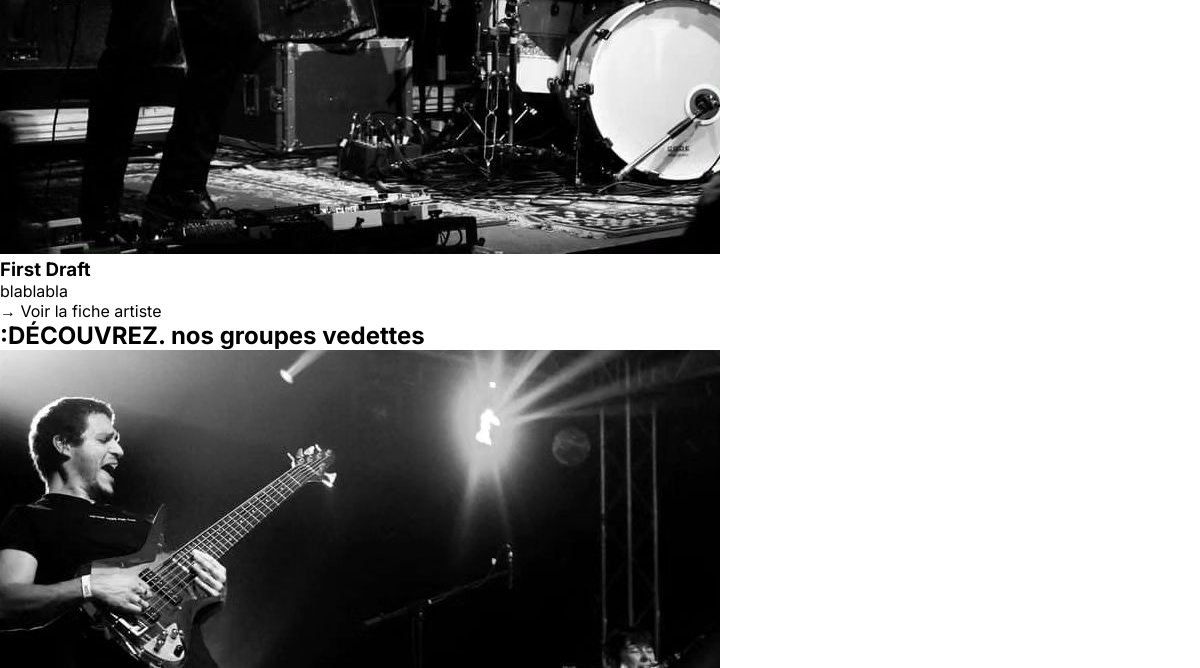
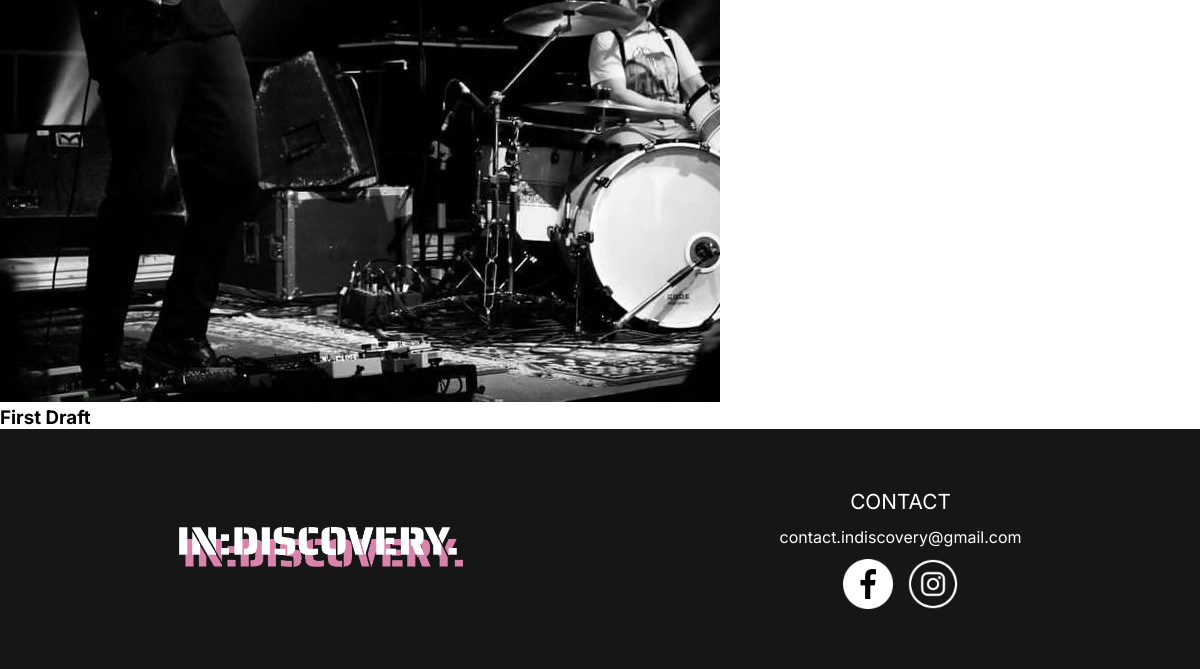
The page /php/index.php (lower part) on the database as committed earlier (2 pictures, top to bottom).
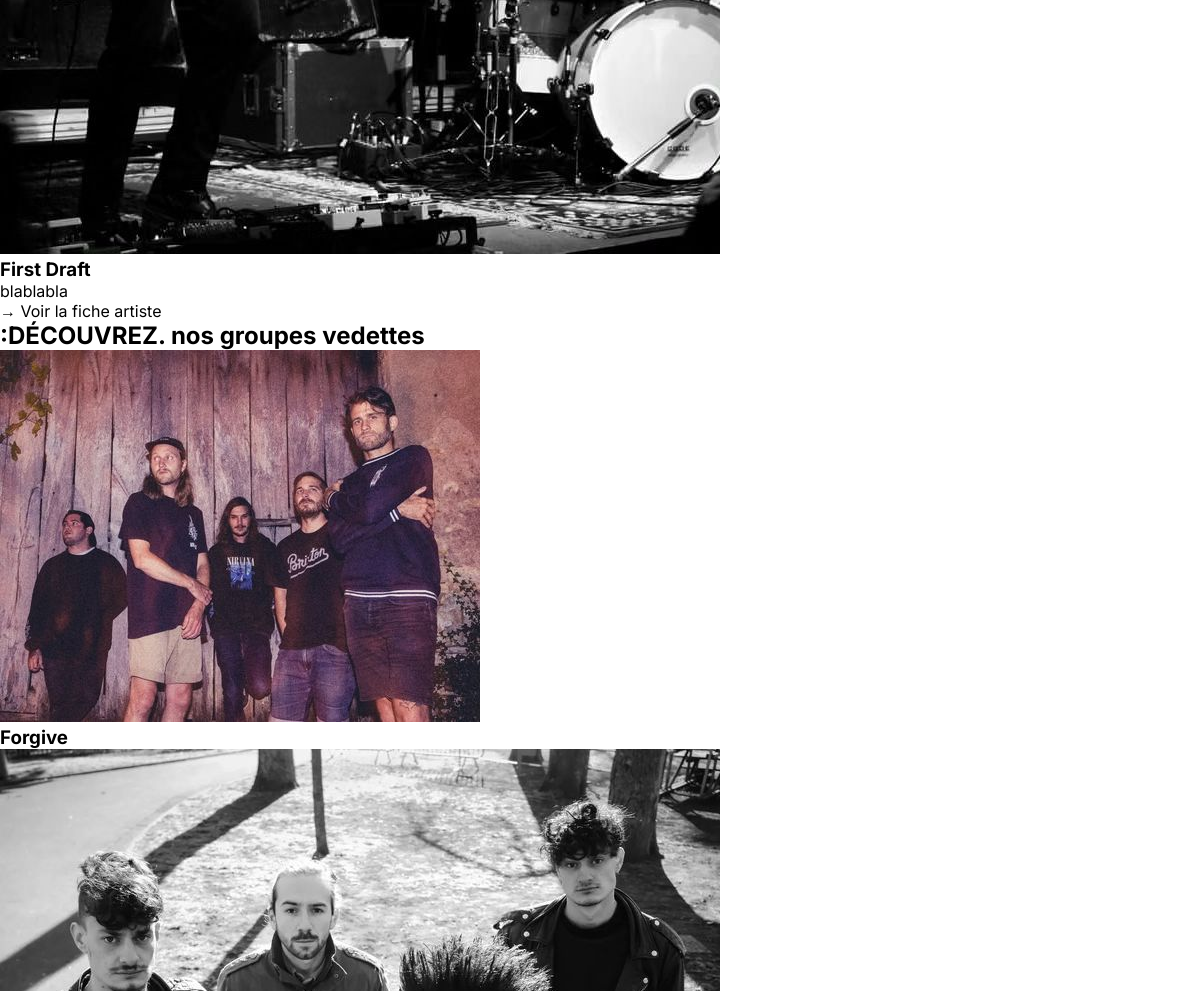
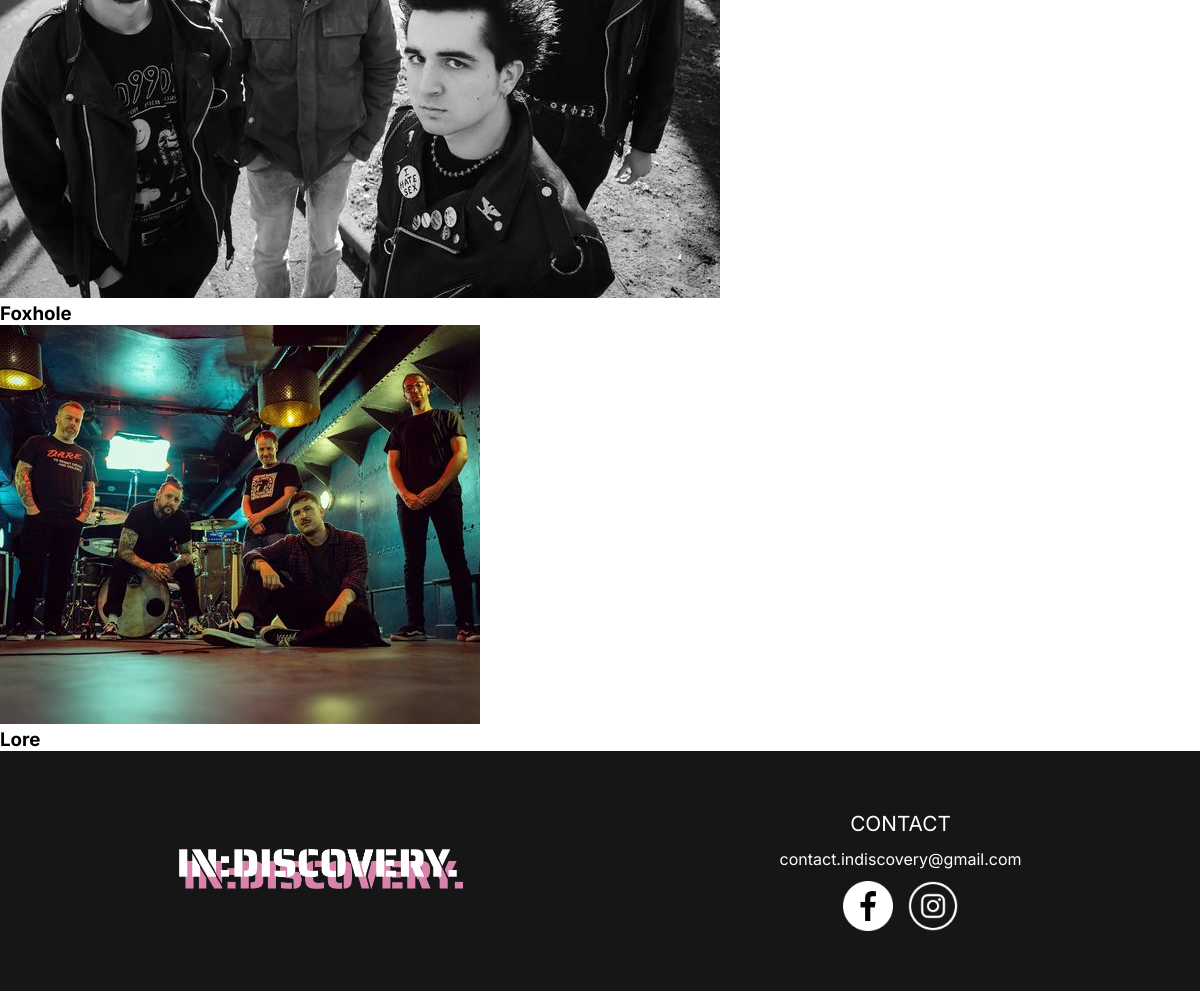
The same page on the database as committed later (2 pictures, top to bottom).
### tables this page shows
CREATE TABLE `artistes` (
  `id_artiste` int NOT NULL,
  `nom` varchar(255) NOT NULL,
  `id_genre` int NOT NULL,
  `location` varchar(255) NOT NULL,
  `description` text NOT NULL,
  `photo` varchar(255) NOT NULL,
  `reseaux_sociaux` text NOT NULL,
  `decouverte` tinyint(1) NOT NULL,
  `cdc` tinyint(1) NOT NULL
);

### php/index.php (the view, shortened to what this page needs)
<?php
require_once("connect.php");
?>
<!DOCTYPE html>
<html lang="en">
<head>
    <link rel="stylesheet" href="index.css">
</head>
<body>
    <main>
       <section id="cdc">
        <article id="cdc-container">
            <figure id="cdc-content">
<?
$sql = "SELECT id_artiste, nom, description, photo FROM artistes WHERE cdc = 1";
$stmt = $db->query($sql);
if ($stmt->rowCount() > 0) {
    while ($row = $stmt->fetch(PDO::FETCH_ASSOC)) {
        echo "<div class='artist'>
                <img src='" . htmlspecialchars($row['photo']) . "' alt='" . htmlspecialchars($row['nom']) . "'>
                <h3>" . htmlspecialchars($row['nom']) . "</h3>
                <p>" . htmlspecialchars($row['description']) . "</p>
                <a href='artistes.php?id=" . htmlspecialchars($row['id_artiste']) . "'>→ Voir la fiche artiste</a>
              </div>";
    }
} else {
    echo "Aucun résultat";
} ?>
            </figure>
        </article>
       </section>
       <section id="decouvrez">
        <article id="decouvrez-container">
            <h2>:DÉCOUVREZ. nos groupes vedettes</h2>
            <figure id="decouvrez-content">
                <?
$sql2 = "SELECT id_artiste, nom, photo FROM artistes WHERE decouverte = 1 LIMIT 3";
$stmt2 = $db->query($sql2);
if ($stmt2->rowCount() > 0) {
    while ($row2 = $stmt2->fetch(PDO::FETCH_ASSOC)) {
        echo "<div class='artist'>
                <a href='artistes.php?id=" . htmlspecialchars($row2['id_artiste']) . "'>
                    <img src='" . htmlspecialchars($row2['photo']) . "' alt='" . htmlspecialchars($row2['nom']) . "'>
                    <h3>" . htmlspecialchars($row2['nom']) . "</h3>
                </a>
              </div>";
    }
} else {
    echo "Aucun résultat";
}
?>
            </figure>
        </article>
       </section>
    </main>
    <footer>
        <div class="section-logo">
            <img src="images/logodiscovery.png" alt="Logo IN:DISCOVERY.">
        </div>
        <div class="section-contact">
            <p id="titre-contact">CONTACT</p>
            <p id="mail">contact.indiscovery@gmail.com</p>
            <div class="logos">
                <img src="images/icones/facebook.png" id="logo-fb">
                <img src="images/icones/Instagram_logo.png">
            </div>
        </div>
    </footer>
</body>
</html>

Rows that differ between the two databases and show on the page:
no longer on one of the page's lists (row edited): artistes: nom "First Draft"
added artistes: photo (picture), nom "Forgive", shown under ":DÉCOUVREZ. nos groupes vedettes"
added artistes: photo (picture), nom "Foxhole", shown under ":DÉCOUVREZ. nos groupes vedettes"
added artistes: photo (picture), nom "Lore", shown under ":DÉCOUVREZ. nos groupes vedettes"
